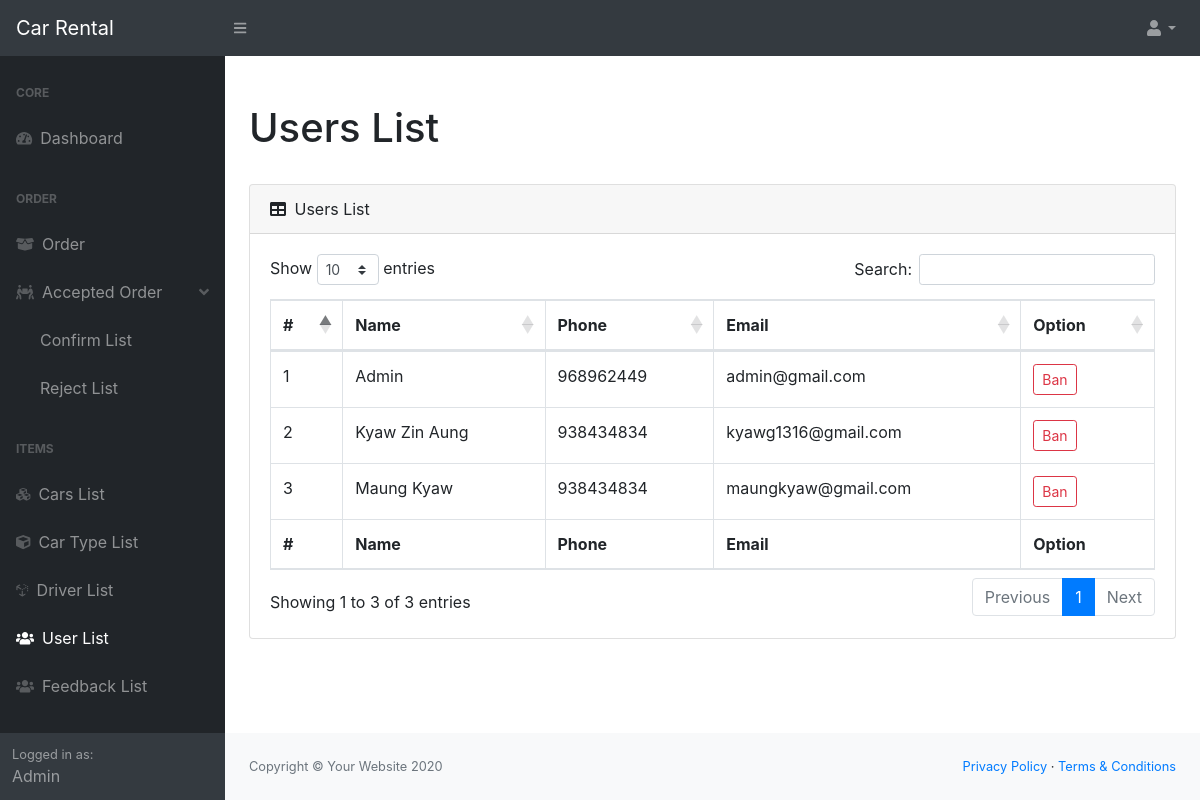
The page /backend/user_list.php (signed in) on the database its author committed.
### tables this page shows
CREATE TABLE `users` (
  `id` int(11) NOT NULL,
  `name` varchar(255) NOT NULL,
  `email` varchar(255) NOT NULL,
  `phone` int(11) NOT NULL,
  `password` varchar(255) NOT NULL,
  `role` varchar(255) NOT NULL,
  `created_at` timestamp NOT NULL DEFAULT current_timestamp() ON UPDATE current_timestamp(),
  `updated_at` timestamp NOT NULL DEFAULT '0000-00-00 00:00:00'
);

### backend/user_list.php (the view, shortened to what this page needs)
<?php
if (isset($_SESSION['loginuser']) && $_SESSION['loginuser']['role']=="admin") {
	require 'dbconnect.php';
	require 'include/header.php';
?>
	<div class="container">
		<div class="row align-items-center justify-content-between">
            <div class="col-auto mt-4">
				<h1 class="mt-4">Users List</h1>
            </div>
        </div>
		<div class="card my-4">
			<div class="card-header">
				<i class="fas fa-table mr-1"></i>
				Users List
			</div>
			<div class="card-body">
				<div class="table-responsive">
					<table class="table table-bordered" id="dataTable" width="100%" cellspacing="0">
						<thead>
							<tr>
								<th>#</th>
								<th>Name</th>
								<th>Phone</th>
								<th>Email</th>
								<th>Option</th>
							</tr>
						</thead>
						<tfoot>
							<tr>
								<th>#</th>
								<th>Name</th>
								<th>Phone</th>
								<th>Email</th>
								<th>Option</th>
							</tr>
						</tfoot>
						<tbody>
							<?php
								$j=1;
								$sql="SELECT * FROM users";
								$stmt=$pdo->prepare($sql);
								$stmt->execute();
								$users=$stmt->fetchAll();
								foreach ($users as $user) {
							?>
								<tr>
									<td><?= $j++ ?></td>
									<td><?= $user['name'] ?></td>
									<td><?= $user['phone'] ?></td>
									<td><?= $user['email'] ?></td>
									<td>
										<form method="POST" action="" class="d-inline">
											<input type="submit" name="" value="Ban" class="btn btn-outline-danger btn-sm" onclick="return confirm('Are You Sure to Ban?')">
										</form>
									</td>
								</tr>
							<?php
							 }
							?>
						</tbody>
					</table>
				</div>
			</div>
		</div>
	</div>
<?php
	require 'include/footer.php';
	}else{
      header("location:../index.php");
    }
?>

### rows shown on the page
users: name "Admin", phone "968962449", email "admin@gmail.com"
users: name "Kyaw Zin Aung", phone "938434834", email "kyawg1316@gmail.com"
users: name "Maung Kyaw", phone "938434834", email "maungkyaw@gmail.com"

### other values the page prints
$_SESSION['loginuser']['name'] "Admin"
